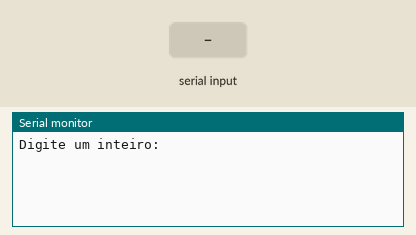
Recording of a sketch running on a simulated Arduino Uno, built with avr-gcc and run on an emulated ATmega328P. Parts: the last lines printed to the serial monitor. The inputs (shaded band) are chosen by the test bench.

Above: at 1.2 s.
1.3 s: "90,45\n" received over Serial
At 2.1 s:
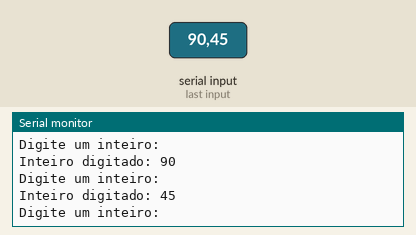
2.8 s: "30,150\n" received over Serial
At 4.6 s:
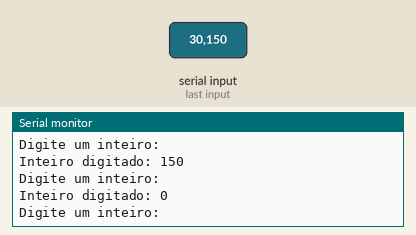
Timing chart, 0 to 6.1 s (numbered marks = the images above; inputs shaded):
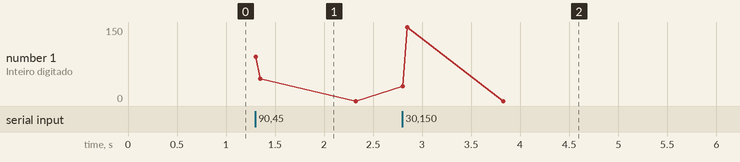

The sketch:

Leitura_int.ino
```cpp
int k = 0;

void setup()
{
  Serial.begin(9600);
}

void loop()
{
  Serial.println("Digite um inteiro: ");
  while (Serial.available() == 0) {} // loop de espera
  k = Serial.parseInt();
  Serial.print("Inteiro digitado: ");
  Serial.println(k);
}
```

Measured:
- after the input at 1.3 s, the serial monitor: prints a new line at once (image 1)
- after the input at 2.8 s, the serial monitor: prints a new line at once (image 2)
